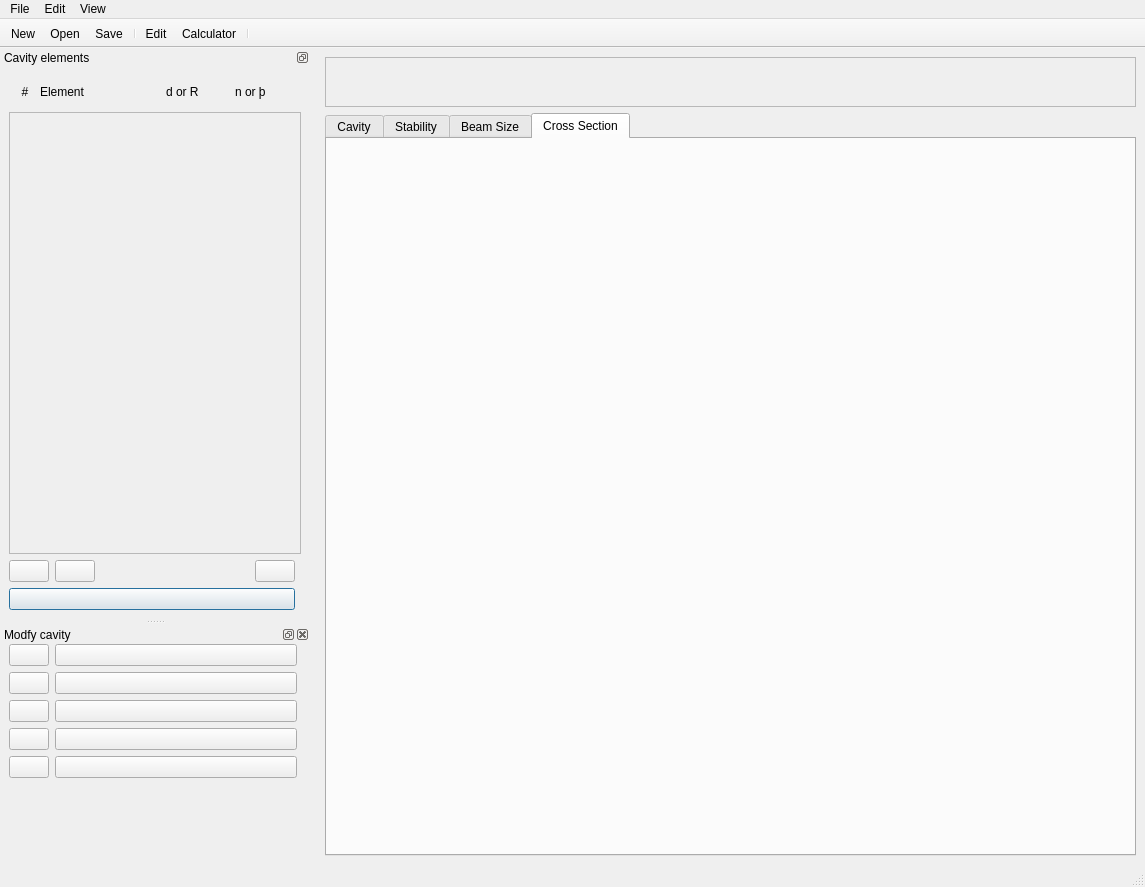
<?xml version="1.0" encoding="UTF-8"?>
<ui version="4.0">
 <class>MainWindow</class>
 <widget class="QMainWindow" name="MainWindow">
  <property name="geometry">
   <rect>
    <x>0</x>
    <y>0</y>
    <width>1145</width>
    <height>887</height>
   </rect>
  </property>
  <property name="windowTitle">
   <string>SimCav 5.0</string>
  </property>
  <property name="windowIcon">
   <iconset>
    <normaloff>Icons/logo-tg3.png</normaloff>Icons/logo-tg3.png</iconset>
  </property>
  <widget class="QWidget" name="centralwidget">
   <layout class="QGridLayout" name="gridLayout_2">
    <item row="1" column="1">
     <widget class="QTabWidget" name="tabWidget">
      <property name="enabled">
       <bool>true</bool>
      </property>
      <property name="tabShape">
       <enum>QTabWidget::Rounded</enum>
      </property>
      <property name="currentIndex">
       <number>3</number>
      </property>
      <property name="movable">
       <bool>true</bool>
      </property>
      <property name="tabBarAutoHide">
       <bool>true</bool>
      </property>
      <widget class="QWidget" name="tab_cavity">
       <attribute name="title">
        <string>Cavity</string>
       </attribute>
      </widget>
      <widget class="QWidget" name="tab_stability">
       <attribute name="title">
        <string>Stability</string>
       </attribute>
       <layout class="QVBoxLayout" name="verticalLayout">
        <item>
         <widget class="QWidget" name="stabilityUI" native="true">
          <property name="sizePolicy">
           <sizepolicy hsizetype="Preferred" vsizetype="Fixed">
            <horstretch>0</horstretch>
            <verstretch>0</verstretch>
           </sizepolicy>
          </property>
          <layout class="QHBoxLayout" name="horizontalLayout_3">
           <item>
            <widget class="QLabel" name="label_5">
             <property name="text">
              <string>Varying element:</string>
             </property>
            </widget>
           </item>
           <item>
            <widget class="QComboBox" name="stability_comboBox"/>
           </item>
           <item>
            <widget class="QLabel" name="label_6">
             <property name="text">
              <string>Variation range:</string>
             </property>
            </widget>
           </item>
           <item>
            <widget class="QLineEdit" name="stability_xstart">
             <property name="inputMethodHints">
              <set>Qt::ImhNone</set>
             </property>
             <property name="placeholderText">
              <string>(mm)</string>
             </property>
            </widget>
           </item>
           <item>
            <widget class="QLineEdit" name="stability_xend">
             <property name="inputMethodHints">
              <set>Qt::ImhNone</set>
             </property>
             <property name="placeholderText">
              <string>(mm)</string>
             </property>
            </widget>
           </item>
           <item>
            <spacer name="horizontalSpacer_2">
             <property name="orientation">
              <enum>Qt::Horizontal</enum>
             </property>
             <property name="sizeHint" stdset="0">
              <size>
               <width>40</width>
               <height>20</height>
              </size>
             </property>
            </spacer>
           </item>
           <item>
            <widget class="QPushButton" name="button_calcStability">
             <property name="text">
              <string>Calculate!</string>
             </property>
            </widget>
           </item>
          </layout>
         </widget>
        </item>
       </layout>
      </widget>
      <widget class="QWidget" name="tab_beamSize">
       <attribute name="title">
        <string>Beam Size</string>
       </attribute>
       <layout class="QVBoxLayout" name="verticalLayout_2">
        <item>
         <widget class="QWidget" name="widget_3" native="true">
          <property name="sizePolicy">
           <sizepolicy hsizetype="Expanding" vsizetype="Fixed">
            <horstretch>0</horstretch>
            <verstretch>0</verstretch>
           </sizepolicy>
          </property>
          <layout class="QHBoxLayout" name="horizontalLayout_4">
           <item>
            <widget class="QLabel" name="label_7">
             <property name="text">
              <string>Beam size at element:</string>
             </property>
            </widget>
           </item>
           <item>
            <widget class="QComboBox" name="beamsize_comboBox_watch"/>
           </item>
           <item>
            <widget class="QLabel" name="label_8">
             <property name="text">
              <string>Varying element:</string>
             </property>
            </widget>
           </item>
           <item>
            <widget class="QComboBox" name="beamsize_comboBox_var"/>
           </item>
           <item>
            <widget class="QLabel" name="label_9">
             <property name="text">
              <string>Variation range:</string>
             </property>
            </widget>
           </item>
           <item>
            <widget class="QLineEdit" name="beamsize_xstart"/>
           </item>
           <item>
            <widget class="QLineEdit" name="beamsize_xend"/>
           </item>
           <item>
            <spacer name="horizontalSpacer_3">
             <property name="orientation">
              <enum>Qt::Horizontal</enum>
             </property>
             <property name="sizeHint" stdset="0">
              <size>
               <width>40</width>
               <height>20</height>
              </size>
             </property>
            </spacer>
           </item>
           <item>
            <widget class="QPushButton" name="button_calcBeamsize">
             <property name="text">
              <string>Calculate!</string>
             </property>
            </widget>
           </item>
          </layout>
         </widget>
        </item>
       </layout>
      </widget>
      <widget class="QWidget" name="tab_section">
       <attribute name="title">
        <string>Cross Section</string>
       </attribute>
      </widget>
     </widget>
    </item>
    <item row="0" column="1">
     <widget class="QScrollArea" name="scroll_cavityIcons">
      <property name="sizePolicy">
       <sizepolicy hsizetype="Expanding" vsizetype="MinimumExpanding">
        <horstretch>0</horstretch>
        <verstretch>0</verstretch>
       </sizepolicy>
      </property>
      <property name="minimumSize">
       <size>
        <width>0</width>
        <height>35</height>
       </size>
      </property>
      <property name="maximumSize">
       <size>
        <width>16777215</width>
        <height>50</height>
       </size>
      </property>
      <property name="verticalScrollBarPolicy">
       <enum>Qt::ScrollBarAlwaysOff</enum>
      </property>
      <property name="horizontalScrollBarPolicy">
       <enum>Qt::ScrollBarAsNeeded</enum>
      </property>
      <property name="widgetResizable">
       <bool>true</bool>
      </property>
      <property name="alignment">
       <set>Qt::AlignCenter</set>
      </property>
      <widget class="QWidget" name="scroll_cavityIconsArea">
       <property name="geometry">
        <rect>
         <x>0</x>
         <y>0</y>
         <width>809</width>
         <height>48</height>
        </rect>
       </property>
      </widget>
     </widget>
    </item>
   </layout>
  </widget>
  <widget class="QMenuBar" name="menubar">
   <property name="geometry">
    <rect>
     <x>0</x>
     <y>0</y>
     <width>1145</width>
     <height>22</height>
    </rect>
   </property>
   <widget class="QMenu" name="menuFile">
    <property name="title">
     <string>File</string>
    </property>
    <addaction name="actionNew"/>
    <addaction name="actionOpen"/>
    <addaction name="separator"/>
    <addaction name="actionSave"/>
    <addaction name="actionSave_as"/>
    <addaction name="separator"/>
    <addaction name="actionQuit"/>
   </widget>
   <widget class="QMenu" name="menuEdit">
    <property name="title">
     <string>Edit</string>
    </property>
   </widget>
   <widget class="QMenu" name="menuView">
    <property name="title">
     <string>View</string>
    </property>
    <addaction name="view_Toolbar"/>
    <addaction name="view_editElements"/>
    <addaction name="view_calculateSolutions"/>
   </widget>
   <addaction name="menuFile"/>
   <addaction name="menuEdit"/>
   <addaction name="menuView"/>
  </widget>
  <widget class="QStatusBar" name="statusbar"/>
  <widget class="QToolBar" name="toolBar">
   <property name="windowTitle">
    <string>toolBar</string>
   </property>
   <property name="movable">
    <bool>false</bool>
   </property>
   <attribute name="toolBarArea">
    <enum>TopToolBarArea</enum>
   </attribute>
   <attribute name="toolBarBreak">
    <bool>false</bool>
   </attribute>
   <addaction name="actionNew"/>
   <addaction name="actionOpen"/>
   <addaction name="actionSave"/>
   <addaction name="separator"/>
   <addaction name="actionEdit"/>
   <addaction name="actionCalculator"/>
   <addaction name="separator"/>
  </widget>
  <widget class="QDockWidget" name="elementbox">
   <property name="sizePolicy">
    <sizepolicy hsizetype="Expanding" vsizetype="Preferred">
     <horstretch>0</horstretch>
     <verstretch>0</verstretch>
    </sizepolicy>
   </property>
   <property name="minimumSize">
    <size>
     <width>310</width>
     <height>240</height>
    </size>
   </property>
   <property name="features">
    <set>QDockWidget::DockWidgetFloatable|QDockWidget::DockWidgetMovable</set>
   </property>
   <property name="allowedAreas">
    <set>Qt::LeftDockWidgetArea|Qt::RightDockWidgetArea</set>
   </property>
   <property name="windowTitle">
    <string>Cavity elements</string>
   </property>
   <attribute name="dockWidgetArea">
    <number>1</number>
   </attribute>
   <widget class="QWidget" name="dockWidgetContents">
    <layout class="QGridLayout" name="gridLayout">
     <item row="0" column="0" colspan="2">
      <widget class="QWidget" name="widget_2" native="true">
       <property name="minimumSize">
        <size>
         <width>0</width>
         <height>30</height>
        </size>
       </property>
       <widget class="QWidget" name="layoutWidget">
        <property name="geometry">
         <rect>
          <x>7</x>
          <y>5</y>
          <width>281</width>
          <height>22</height>
         </rect>
        </property>
        <layout class="QHBoxLayout" name="horizontalLayout_2">
         <item>
          <widget class="QLabel" name="label">
           <property name="maximumSize">
            <size>
             <width>18</width>
             <height>16777215</height>
            </size>
           </property>
           <property name="layoutDirection">
            <enum>Qt::LeftToRight</enum>
           </property>
           <property name="text">
            <string>#</string>
           </property>
           <property name="alignment">
            <set>Qt::AlignCenter</set>
           </property>
          </widget>
         </item>
         <item>
          <widget class="QLabel" name="label_2">
           <property name="minimumSize">
            <size>
             <width>120</width>
             <height>18</height>
            </size>
           </property>
           <property name="text">
            <string>Element</string>
           </property>
          </widget>
         </item>
         <item>
          <widget class="QLabel" name="label_3">
           <property name="text">
            <string>d or R</string>
           </property>
          </widget>
         </item>
         <item>
          <widget class="QLabel" name="label_4">
           <property name="text">
            <string>n or þ</string>
           </property>
          </widget>
         </item>
        </layout>
       </widget>
      </widget>
     </item>
     <item row="2" column="0">
      <layout class="QHBoxLayout" name="horizontalLayout">
       <item>
        <widget class="QPushButton" name="button_moveUp">
         <property name="text">
          <string/>
         </property>
         <property name="icon">
          <iconset>
           <normaloff>Icons/arrowUp.png</normaloff>Icons/arrowUp.png</iconset>
         </property>
        </widget>
       </item>
       <item>
        <widget class="QPushButton" name="button_moveDown">
         <property name="text">
          <string/>
         </property>
         <property name="icon">
          <iconset>
           <normaloff>Icons/arrowDown.png</normaloff>Icons/arrowDown.png</iconset>
         </property>
        </widget>
       </item>
       <item>
        <spacer name="horizontalSpacer">
         <property name="orientation">
          <enum>Qt::Horizontal</enum>
         </property>
         <property name="sizeHint" stdset="0">
          <size>
           <width>40</width>
           <height>20</height>
          </size>
         </property>
        </spacer>
       </item>
       <item>
        <widget class="QPushButton" name="button_delete">
         <property name="text">
          <string/>
         </property>
         <property name="icon">
          <iconset>
           <normaloff>Icons/small_del.png</normaloff>Icons/small_del.png</iconset>
         </property>
        </widget>
       </item>
      </layout>
     </item>
     <item row="1" column="0" colspan="2">
      <widget class="QScrollArea" name="element_list">
       <property name="layoutDirection">
        <enum>Qt::LeftToRight</enum>
       </property>
       <property name="widgetResizable">
        <bool>true</bool>
       </property>
       <property name="alignment">
        <set>Qt::AlignLeading|Qt::AlignLeft|Qt::AlignTop</set>
       </property>
       <widget class="QWidget" name="element_list_scroll">
        <property name="geometry">
         <rect>
          <x>0</x>
          <y>0</y>
          <width>290</width>
          <height>415</height>
         </rect>
        </property>
        <property name="layoutDirection">
         <enum>Qt::LeftToRight</enum>
        </property>
        <property name="autoFillBackground">
         <bool>true</bool>
        </property>
       </widget>
      </widget>
     </item>
     <item row="3" column="0">
      <widget class="QPushButton" name="button_calcCavity">
       <property name="maximumSize">
        <size>
         <width>16777215</width>
         <height>30</height>
        </size>
       </property>
       <property name="cursor">
        <cursorShape>PointingHandCursor</cursorShape>
       </property>
       <property name="text">
        <string/>
       </property>
       <property name="icon">
        <iconset>
         <normaloff>Icons/cavity_go1.png</normaloff>Icons/cavity_go1.png</iconset>
       </property>
       <property name="iconSize">
        <size>
         <width>220</width>
         <height>35</height>
        </size>
       </property>
       <property name="autoDefault">
        <bool>false</bool>
       </property>
       <property name="default">
        <bool>true</bool>
       </property>
       <property name="flat">
        <bool>false</bool>
       </property>
      </widget>
     </item>
    </layout>
   </widget>
  </widget>
  <widget class="QDockWidget" name="modifyCavity">
   <property name="sizePolicy">
    <sizepolicy hsizetype="Fixed" vsizetype="Fixed">
     <horstretch>0</horstretch>
     <verstretch>0</verstretch>
    </sizepolicy>
   </property>
   <property name="minimumSize">
    <size>
     <width>310</width>
     <height>240</height>
    </size>
   </property>
   <property name="maximumSize">
    <size>
     <width>310</width>
     <height>240</height>
    </size>
   </property>
   <property name="allowedAreas">
    <set>Qt::LeftDockWidgetArea|Qt::RightDockWidgetArea</set>
   </property>
   <property name="windowTitle">
    <string>Modfy cavity</string>
   </property>
   <attribute name="dockWidgetArea">
    <number>1</number>
   </attribute>
   <widget class="QWidget" name="modifyCavity_widget">
    <widget class="QWidget" name="layoutWidget">
     <property name="geometry">
      <rect>
       <x>9</x>
       <y>0</y>
       <width>288</width>
       <height>216</height>
      </rect>
     </property>
     <layout class="QFormLayout" name="formLayout">
      <item row="0" column="0">
       <widget class="QPushButton" name="button_flatMirror">
        <property name="text">
         <string/>
        </property>
        <property name="icon">
         <iconset>
          <normaloff>Icons/e_flat_mirror.png</normaloff>Icons/e_flat_mirror.png</iconset>
        </property>
        <property name="iconSize">
         <size>
          <width>120</width>
          <height>30</height>
         </size>
        </property>
       </widget>
      </item>
      <item row="0" column="1">
       <widget class="QPushButton" name="button_curvedMirror">
        <property name="text">
         <string/>
        </property>
        <property name="icon">
         <iconset>
          <normaloff>Icons/e_curved_mirror.png</normaloff>Icons/e_curved_mirror.png</iconset>
        </property>
        <property name="iconSize">
         <size>
          <width>120</width>
          <height>30</height>
         </size>
        </property>
       </widget>
      </item>
      <item row="1" column="0">
       <widget class="QPushButton" name="button_distance">
        <property name="text">
         <string/>
        </property>
        <property name="icon">
         <iconset>
          <normaloff>Icons/e_distance.png</normaloff>Icons/e_distance.png</iconset>
        </property>
        <property name="iconSize">
         <size>
          <width>120</width>
          <height>30</height>
         </size>
        </property>
       </widget>
      </item>
      <item row="1" column="1">
       <widget class="QPushButton" name="button_block">
        <property name="text">
         <string/>
        </property>
        <property name="icon">
         <iconset>
          <normaloff>Icons/e_block.png</normaloff>Icons/e_block.png</iconset>
        </property>
        <property name="iconSize">
         <size>
          <width>120</width>
          <height>30</height>
         </size>
        </property>
       </widget>
      </item>
      <item row="2" column="0">
       <widget class="QPushButton" name="button_brewsterPlate">
        <property name="text">
         <string/>
        </property>
        <property name="icon">
         <iconset>
          <normaloff>Icons/e_brewster_plate.png</normaloff>Icons/e_brewster_plate.png</iconset>
        </property>
        <property name="iconSize">
         <size>
          <width>120</width>
          <height>30</height>
         </size>
        </property>
       </widget>
      </item>
      <item row="2" column="1">
       <widget class="QPushButton" name="button_brewsterCrystal">
        <property name="text">
         <string/>
        </property>
        <property name="icon">
         <iconset>
          <normaloff>Icons/e_brewster_crystal.png</normaloff>Icons/e_brewster_crystal.png</iconset>
        </property>
        <property name="iconSize">
         <size>
          <width>120</width>
          <height>30</height>
         </size>
        </property>
       </widget>
      </item>
      <item row="3" column="0">
       <widget class="QPushButton" name="button_flatInterface">
        <property name="text">
         <string/>
        </property>
        <property name="icon">
         <iconset>
          <normaloff>Icons/e_flat_interface.png</normaloff>Icons/e_flat_interface.png</iconset>
        </property>
        <property name="iconSize">
         <size>
          <width>120</width>
          <height>30</height>
         </size>
        </property>
       </widget>
      </item>
      <item row="3" column="1">
       <widget class="QPushButton" name="button_curvedInterface">
        <property name="text">
         <string/>
        </property>
        <property name="icon">
         <iconset>
          <normaloff>Icons/e_curved_interface.png</normaloff>Icons/e_curved_interface.png</iconset>
        </property>
        <property name="iconSize">
         <size>
          <width>120</width>
          <height>30</height>
         </size>
        </property>
       </widget>
      </item>
      <item row="4" column="0">
       <widget class="QPushButton" name="button_thinLens">
        <property name="text">
         <string/>
        </property>
        <property name="icon">
         <iconset>
          <normaloff>Icons/e_thin_lens.png</normaloff>Icons/e_thin_lens.png</iconset>
        </property>
        <property name="iconSize">
         <size>
          <width>120</width>
          <height>30</height>
         </size>
        </property>
       </widget>
      </item>
      <item row="4" column="1">
       <widget class="QPushButton" name="button_customElement">
        <property name="text">
         <string/>
        </property>
        <property name="icon">
         <iconset>
          <normaloff>Icons/e_custom_element.png</normaloff>Icons/e_custom_element.png</iconset>
        </property>
        <property name="iconSize">
         <size>
          <width>120</width>
          <height>30</height>
         </size>
        </property>
       </widget>
      </item>
     </layout>
    </widget>
   </widget>
  </widget>
  <action name="actionNew">
   <property name="icon">
    <iconset>
     <normaloff>Icons/t_new.png</normaloff>Icons/t_new.png</iconset>
   </property>
   <property name="text">
    <string>New</string>
   </property>
   <property name="shortcut">
    <string>Ctrl+N</string>
   </property>
  </action>
  <action name="actionOpen">
   <property name="icon">
    <iconset>
     <normaloff>Icons/t_load.png</normaloff>Icons/t_load.png</iconset>
   </property>
   <property name="text">
    <string>Open</string>
   </property>
   <property name="shortcut">
    <string>Ctrl+O</string>
   </property>
  </action>
  <action name="actionSave">
   <property name="icon">
    <iconset>
     <normaloff>Icons/t_save.png</normaloff>Icons/t_save.png</iconset>
   </property>
   <property name="text">
    <string>Save</string>
   </property>
   <property name="shortcut">
    <string>Ctrl+S</string>
   </property>
  </action>
  <action name="actionQuit">
   <property name="icon">
    <iconset>
     <normaloff>Icons/t_quit.png</normaloff>Icons/t_quit.png</iconset>
   </property>
   <property name="text">
    <string>Quit</string>
   </property>
   <property name="shortcut">
    <string>Ctrl+Q</string>
   </property>
  </action>
  <action name="actionEdit">
   <property name="icon">
    <iconset>
     <normaloff>Icons/t_edit.png</normaloff>Icons/t_edit.png</iconset>
   </property>
   <property name="text">
    <string>Edit</string>
   </property>
   <property name="toolTip">
    <string>Modify cavity</string>
   </property>
  </action>
  <action name="actionCalculator">
   <property name="icon">
    <iconset>
     <normaloff>Icons/t_calcu.png</normaloff>Icons/t_calcu.png</iconset>
   </property>
   <property name="text">
    <string>Calculator</string>
   </property>
   <property name="toolTip">
    <string>Design calculator</string>
   </property>
  </action>
  <action name="view_editElements">
   <property name="checkable">
    <bool>true</bool>
   </property>
   <property name="checked">
    <bool>true</bool>
   </property>
   <property name="text">
    <string>Add elements Widget</string>
   </property>
  </action>
  <action name="view_calculateSolutions">
   <property name="checkable">
    <bool>true</bool>
   </property>
   <property name="checked">
    <bool>false</bool>
   </property>
   <property name="text">
    <string>Calculate solutions Box</string>
   </property>
  </action>
  <action name="view_Toolbar">
   <property name="checkable">
    <bool>true</bool>
   </property>
   <property name="checked">
    <bool>true</bool>
   </property>
   <property name="text">
    <string>Toolbar</string>
   </property>
  </action>
  <action name="actionSave_as">
   <property name="text">
    <string>Save as...</string>
   </property>
  </action>
 </widget>
 <resources/>
 <connections>
  <connection>
   <sender>modifyCavity</sender>
   <signal>visibilityChanged(bool)</signal>
   <receiver>view_editElements</receiver>
   <slot>setChecked(bool)</slot>
   <hints>
    <hint type="sourcelabel">
     <x>154</x>
     <y>744</y>
    </hint>
    <hint type="destinationlabel">
     <x>-1</x>
     <y>-1</y>
    </hint>
   </hints>
  </connection>
  <connection>
   <sender>toolBar</sender>
   <signal>visibilityChanged(bool)</signal>
   <receiver>view_Toolbar</receiver>
   <slot>setChecked(bool)</slot>
   <hints>
    <hint type="sourcelabel">
     <x>572</x>
     <y>41</y>
    </hint>
    <hint type="destinationlabel">
     <x>-1</x>
     <y>-1</y>
    </hint>
   </hints>
  </connection>
 </connections>
</ui>
